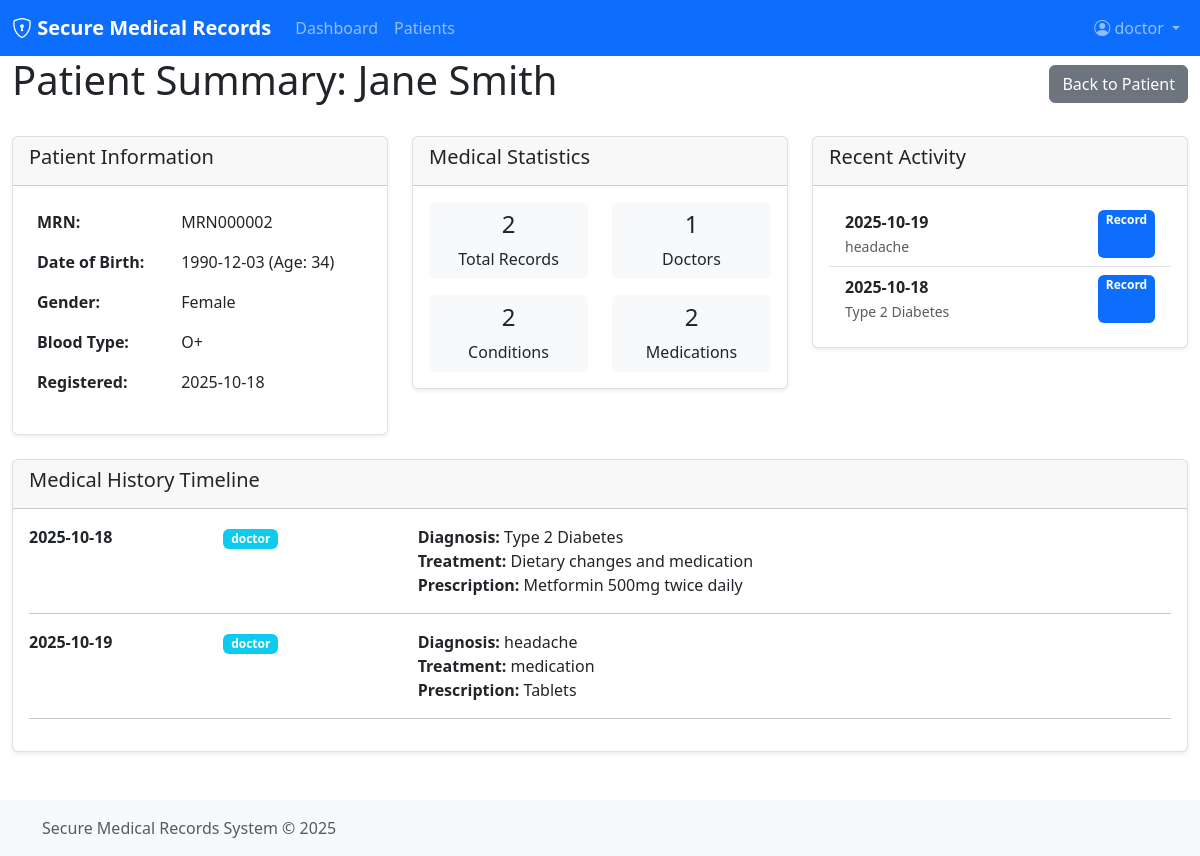
The page /patients/summary/2 (signed in) on the database its author committed.
### app/models/models.py (models this page shows, shortened)
class Patient(db.Model):
    id = db.Column(db.Integer, primary_key=True)
    name = db.Column(db.String(100), nullable=False, index=True)
    dob = db.Column(db.Date, nullable=False)
    gender = db.Column(db.String(10), nullable=False)
    medical_record_number = db.Column(db.String(50), unique=True, nullable=False, index=True)
    created_at = db.Column(db.DateTime, default=datetime.utcnow, index=True)
    phone = db.Column(db.String(20), nullable=True)
    email = db.Column(db.String(120), nullable=True, index=True)
    address = db.Column(db.Text, nullable=True)
    emergency_contact_name = db.Column(db.String(100), nullable=True)
    emergency_contact_phone = db.Column(db.String(20), nullable=True)
    blood_type = db.Column(db.String(10), nullable=True)
    allergies = db.Column(db.Text, nullable=True)
    @property
    def age(self):
        today = date.today()
        return today.year - self.dob.year - ((today.month, today.day) < (self.dob.month, self.dob.day))

class MedicalRecord(db.Model):
    id = db.Column(db.Integer, primary_key=True)
    patient_id = db.Column(db.Integer, db.ForeignKey('patient.id'), nullable=False, index=True)
    doctor_id = db.Column(db.Integer, db.ForeignKey('user.id'), nullable=False, index=True)
    diagnosis = db.Column(db.Text, nullable=False)
    treatment = db.Column(db.Text, nullable=False)
    prescription = db.Column(db.Text)
    created_at = db.Column(db.DateTime, default=datetime.utcnow, index=True)
    updated_at = db.Column(db.DateTime, default=datetime.utcnow, onupdate=datetime.utcnow, index=True)
    encrypted_data = db.Column(db.Text)  # For storing encrypted sensitive fields
    record_hash = db.Column(db.String(64), nullable=True)
    patient = db.relationship('Patient', backref=db.backref('medical_records', lazy=True))
    doctor = db.relationship('User', backref=db.backref('medical_records', lazy=True))
    @property
    def diagnosis_summary(self):
        return self.diagnosis[:50] + "..." if len(self.diagnosis) > 50 else self.diagnosis
    @property
    def treatment_summary(self):
        return self.treatment[:50] + "..." if len(self.treatment) > 50 else self.treatment

class User(db.Model):
    id = db.Column(db.Integer, primary_key=True)
    username = db.Column(db.String(80), unique=True, nullable=False, index=True)
    email = db.Column(db.String(120), unique=True, nullable=False, index=True)
    password_hash = db.Column(db.String(128), nullable=False)
    role = db.Column(db.String(20), nullable=False, index=True)  # doctor, nurse, admin, board_member
    created_at = db.Column(db.DateTime, default=datetime.utcnow, index=True)

### app/routes/main.py (the view)
@main_bp.route('/patients/summary/<int:patient_id>')
@require_role('doctor')
def patient_summary(patient_id):
    try:
        patient = Patient.query.get_or_404(patient_id)
        all_records = MedicalRecord.query.filter_by(patient_id=patient_id).order_by(
            MedicalRecord.created_at).all()
        recent_records = MedicalRecord.query.filter_by(patient_id=patient_id).order_by(
            desc(MedicalRecord.created_at)).limit(5).all()
        total_records = len(all_records)
        doctors_count = len(set(record.doctor_id for record in all_records))
        conditions = set()
        medications = set()
        for record in all_records:
            conditions.add(record.diagnosis.lower())
            if record.prescription:
                medications.add(record.prescription.lower())
        conditions_count = len(conditions)
        medications_count = len(medications)
        log_audit_action(session['user_id'], 'view', 'patient_summary', patient_id, db.session)
        return render_template('patient_summary.html',
                             patient=patient,
                             all_records=all_records,
                             recent_records=recent_records,
                             total_records=total_records,
                             doctors_count=doctors_count,
                             conditions_count=conditions_count,
                             medications_count=medications_count)
    except Exception as e:
        logger.error(f"Error generating patient summary: {str(e)}")
        flash('An error occurred while generating the patient summary', 'error')
        return redirect(url_for('main.view_patient', patient_id=patient_id))

### app/__init__.py (called while the page is built)
def format_datetime_utc(value, format='%Y-%m-%d %H:%M'):
    if value is None:
        return ""
    if isinstance(value, datetime):
        if value.tzinfo is None:
            utc_value = value.replace(tzinfo=timezone.utc)
        else:
            utc_value = value
        ist_offset = timedelta(hours=5, minutes=30)
        local_value = utc_value + ist_offset
        return local_value.strftime(format)
    return value

### app/blockchain/blockchain.py (called while the page is built)
def add_audit_record(action, user_id, table_name, record_id, details=""):
    audit_data = {
        "action": action,
        "user_id": user_id,
        "table_name": table_name,
        "record_id": record_id,
        "details": details,
        "timestamp": datetime.utcnow().isoformat()
    }
    block = medical_audit_blockchain.add_block(audit_data)
    return block

    def calculate_hash(self):
        block_string = json.dumps({
            "index": self.index,
            "previous_hash": self.previous_hash,
            "timestamp": self.timestamp,
            "data": self.data,
            "nonce": self.nonce
        }, sort_keys=True).encode()
        return hashlib.sha256(block_string).hexdigest()

    def get_latest_block(self):
        return self.chain[-1]

    def add_block(self, data):
        latest_block = self.get_latest_block()
        new_block = Block(
            index=latest_block.index + 1,
            previous_hash=latest_block.hash,
            timestamp=time.time(),
            data=data
        )
        self.chain.append(new_block)
        return new_block

### app/utils/security.py (called while the page is built)
def log_audit_action(user_id, action, table_name, record_id, db_session):
    from app.models.models import AuditLog, User
    user = User.query.get(user_id)
    username = user.username if user else "Unknown"
    audit_log = AuditLog(
        user_id=user_id,
        action=action,
        table_name=table_name,
        record_id=record_id,
        ip_address=request.remote_addr
    )
    db_session.add(audit_log)
    db_session.commit()
    import logging
    logger = logging.getLogger(__name__)
    logger.info(f"AUDIT: User {username}({user_id}) performed '{action}' on {table_name}:{record_id} from IP {request.remote_addr}")
    try:
        from app.blockchain.blockchain import add_audit_record
        add_audit_record(action, user_id, table_name, record_id, f"User: {username}")
    except Exception as e:
        logger.error(f"Failed to add audit record to blockchain: {e}")

### app/templates/patient_summary.html (shortened to what this page needs)
{% extends "base.html" %}
{% block content %}
<div class="d-flex justify-content-between align-items-center mb-4">
    <h1>Patient Summary: {{ patient.name }}</h1>
    <div>
        <a href="{{ url_for('main.view_patient', patient_id=patient.id) }}" class="btn btn-secondary">Back to Patient</a>
    </div>
</div>
<div class="row">
    <div class="col-md-4">
        <div class="card">
            <div class="card-header">
                <h5>Patient Information</h5>
            </div>
            <div class="card-body">
                <table class="table table-borderless">
                    <tr>
                        <th>MRN:</th>
                        <td>{{ patient.medical_record_number }}</td>
                    </tr>
                    <tr>
                        <th>Date of Birth:</th>
                        <td>{{ patient.dob }} (Age: {{ patient.age }})</td>
                    </tr>
                    <tr>
                        <th>Gender:</th>
                        <td>{{ patient.gender }}</td>
                    </tr>
                    {% if patient.blood_type %}
                    <tr>
                        <th>Blood Type:</th>
                        <td>{{ patient.blood_type }}</td>
                    </tr>
                    {% endif %}
                    <tr>
                        <th>Registered:</th>
                        <td>{{ patient.created_at | datetime_utc('%Y-%m-%d') }}</td>
                    </tr>
                </table>
            </div>
        </div>
    </div>
    <div class="col-md-4">
        <div class="card">
            <div class="card-header">
                <h5>Medical Statistics</h5>
            </div>
            <div class="card-body">
                <div class="row text-center">
                    <div class="col-6">
                        <div class="bg-light p-2 rounded">
                            <h4>{{ total_records|default(0) }}</h4>
                            <p class="mb-0">Total Records</p>
                        </div>
                    </div>
                    <div class="col-6">
                        <div class="bg-light p-2 rounded">
                            <h4>{{ doctors_count|default(0) }}</h4>
                            <p class="mb-0">Doctors</p>
                        </div>
                    </div>
                </div>
                <div class="row text-center mt-3">
                    <div class="col-6">
                        <div class="bg-light p-2 rounded">
                            <h4>{{ conditions_count|default(0) }}</h4>
                            <p class="mb-0">Conditions</p>
                        </div>
                    </div>
                    <div class="col-6">
                        <div class="bg-light p-2 rounded">
                            <h4>{{ medications_count|default(0) }}</h4>
                            <p class="mb-0">Medications</p>
                        </div>
                    </div>
                </div>
            </div>
        </div>
    </div>
    <div class="col-md-4">
        <div class="card">
            <div class="card-header">
                <h5>Recent Activity</h5>
            </div>
            <div class="card-body">
                <ul class="list-group list-group-flush">
                    {% for record in recent_records %}
                    <li class="list-group-item">
                        <div class="d-flex justify-content-between">
                            <div>
                                <strong>{{ record.created_at | datetime_utc('%Y-%m-%d') }}</strong>
                                <br>
                                <small class="text-muted">
                                    {% if record.diagnosis == '[ENCRYPTED]' and session.user_role in ['doctor', 'admin', 'board_member'] %}
                                        <em>Decrypted data available</em>
                                    {% elif record.diagnosis == '[ENCRYPTED]' %}
                                        <em>Encrypted data</em>
                                    {% else %}
                                        {{ record.diagnosis_summary }}
                                    {% endif %}
                                </small>
                            </div>
                            <span class="badge bg-primary">Record</span>
                        </div>
                    </li>
                    {% else %}
                    <li class="list-group-item">No recent records</li>
                    {% endfor %}
                </ul>
            </div>
        </div>
    </div>
</div>
<div class="card mt-4">
    <div class="card-header">
        <h5>Medical History Timeline</h5>
    </div>
    <div class="card-body">
        {% if all_records %}
        <div class="timeline">
            {% for record in all_records %}
            <div class="timeline-item">
                <div class="row">
                    <div class="col-md-2">
                        <strong>{{ record.created_at | datetime_utc('%Y-%m-%d') }}</strong>
                    </div>
                    <div class="col-md-2">
                        <span class="badge bg-info">{{ record.doctor.username }}</span>
                    </div>
                    <div class="col-md-8">
                        <strong>Diagnosis:</strong>
                        {% if record.diagnosis == '[ENCRYPTED]' and session.user_role in ['doctor', 'admin', 'board_member'] %}
                            <em>Decrypted data available - view record for details</em>
                        {% elif record.diagnosis == '[ENCRYPTED]' %}
                            <em>Encrypted data</em>
                        {% else %}
                            {{ record.diagnosis_summary }}
                        {% endif %}
                        <br>
                        <strong>Treatment:</strong>
                        {% if record.treatment == '[ENCRYPTED]' and session.user_role in ['doctor', 'admin', 'board_member'] %}
                            <em>Decrypted data available - view record for details</em>
                        {% elif record.treatment == '[ENCRYPTED]' %}
                            <em>Encrypted data</em>
                        {% else %}
                            {{ record.treatment_summary }}
                        {% endif %}
                        {% if record.prescription %}
                        <br>
                        <strong>Prescription:</strong>
                        {% if record.prescription == '[ENCRYPTED]' and session.user_role in ['doctor', 'admin', 'board_member'] %}
                            <em>Decrypted data available - view record for details</em>
                        {% elif record.prescription == '[ENCRYPTED]' %}
                            <em>Encrypted data</em>
                        {% else %}
                            {{ record.prescription }}
                        {% endif %}
                        {% endif %}
                    </div>
                </div>
                <hr>
            </div>
            {% endfor %}
        </div>
        {% else %}
        <p>No medical records available for this patient.</p>
        {% endif %}
    </div>
</div>
{% endblock %}

### app/templates/base.html (style rules this page uses)
.card { box-shadow: 0 0.125rem 0.25rem rgba(0, 0, 0, 0.075); border: 1px solid rgba(0, 0, 0, 0.125); }

### rows shown on the page
Patient: name "Jane Smith", medical_record_number "MRN000002", dob "1990-12-03", age "34", gender "Female", blood_type "O+", created_at "2025-10-18"
MedicalRecord: created_at "2025-10-19", diagnosis_summary "headache", doctor.username "doctor", treatment_summary "medication", prescription "Tablets"
MedicalRecord: created_at "2025-10-18", diagnosis_summary "Type 2 Diabetes", doctor.username "doctor", treatment_summary "Dietary changes and medication", prescription "Metformin 500mg twice daily"

### other values the page prints
{{ session.username }} "doctor"
{{ total_records|default(0) }} "2"
{{ doctors_count|default(0) }} "1"
{{ conditions_count|default(0) }} "2"
{{ medications_count|default(0) }} "2"
